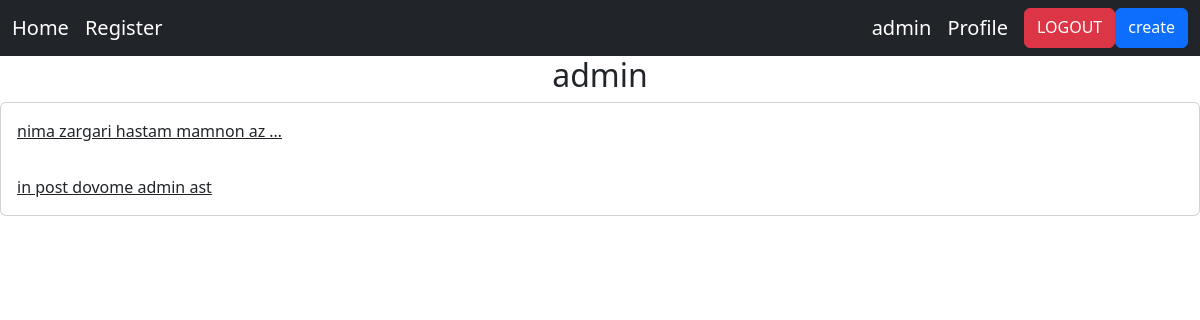
/accounts/profile/1 (signed in), run on the app's committed database.
### home/models.py (models this page shows, shortened)
class Post(models.Model):
    user = models.ForeignKey(User, on_delete=models.CASCADE)
    body = models.TextField()
    slug = models.SlugField()
    created = models.DateTimeField(auto_now_add=True)
    update = models.DateTimeField(auto_now=True)
    def get_absolute_url(self):
        return reverse('home:post_detail', args=(self.id, self.slug))

### accounts/views.py (the view)
# urls.py: path('profile/<int:user_id>', views.UserProfileView.as_view(), name='profile_user'),
class UserProfileView(LoginRequiredMixin, View):
    def get(self, request, user_id):
        user = User.objects.get(id=user_id)
        post = Post.objects.filter(user=user)
        return render(request, 'accounts/profile.html', {'user': user, 'post': post})

### accounts/templates/accounts/profile.html
{% extends 'base.html' %}
{%block content %}
<h2 class="text-center">{{ user.username }}</h2>
<div class="card">
    {%for pst in post %}
        <a href="{{ pst.get_absolute_url }}" class="card-body"> {{ pst.body|truncatewords:5 }} </a>
    {% endfor %}
</div>
{% endblock %}

### templates/inc/navbar.html
<nav class="navbar navbar-expand-lg navbar-dark bg-dark">
  <div class="container-fluid">
      <div class=" navbar-nav">
          <a class="navbar-brand" href="{% url 'home:home' %}">Home</a>
          <a class="navbar-brand" href="{% url 'accounts:register_user' %}">Register</a>
      </div>
      <form class="d-flex" >
             {% if user.is_authenticated %}
               <a href="" class="navbar-brand">{{ user.username }}</a>
               <a class="navbar-brand" href="{% url 'accounts:profile_user' request.user.id %}">Profile</a>
               <a href="{% url 'accounts:logout_user' %}" class="btn btn-danger">LOGOUT</a>
               <a href="{% url 'home:post_create' %}" class="btn btn-primary">create</a>
             {% else %}
               <a href="{% url 'accounts:login_user' %}" class="btn btn-success">LOGIN</a>
             {% endif %}
        </form>
  </div>
</nav>

### data on the page
Post: body "nima zargari hastam mamnon az …"
Post: body "in post dovome admin ast"

### other printed values
{{ user.username }} "admin"
